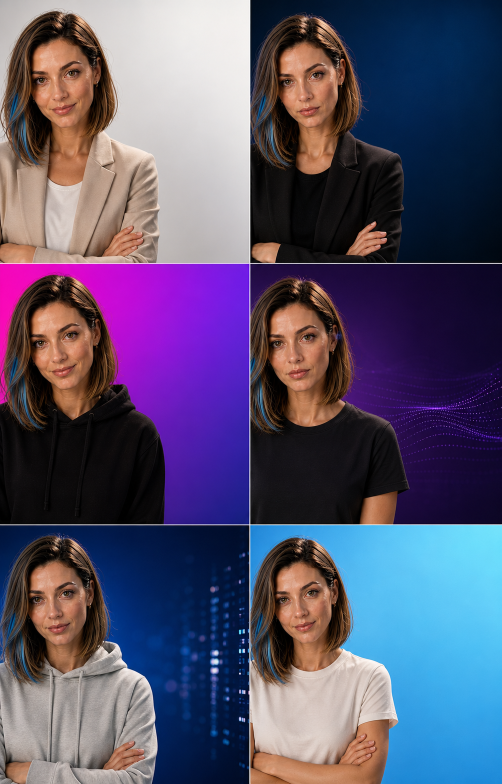
#> input picture content/ref_photos/ref_05.png, 1003 x 1568 px (shown at 1/2 size)
$ python -i studio_composer.py   (imports and definitions only)
#> lines starting #> are read from the running program, lines starting #| are printed output that depends on the picture; after the words box and inside, x2 and y2 are one past the last pixel; in counts of white or black regions, pixels touching at a corner belong together
#> further down, picture is the input picture: shape (1568, 1003, 3); mean B, G, R 108.8, 81.6, 87.4
import cv2
import numpy as np
import os
import subprocess
import sys
import json

TEMP_DIR = r'D:\OpenCode\ai-blogger\content\temp_studio'
# [1 line not run here, left out]
REF_DIR = r'D:\OpenCode\ai-blogger\content\ref_photos'
OUTPUT = r'D:\OpenCode\ai-blogger\content\final\ref00_studio_fhd.mp4'

FPS = 25
TOTAL_FRAMES = 499
W, H = 1080, 1920

VIDEO_SOURCE = r'D:\OpenCode\ai-blogger\content\final\2026_05_15_16.07.09.mp4'

BACKGROUNDS = [
    os.path.join(REF_DIR, 'ref_05.png'),
    os.path.join(REF_DIR, 'ref_01.png'),
    os.path.join(REF_DIR, 'ref_02.png'),
    os.path.join(REF_DIR, 'ref_06.png'),
    os.path.join(REF_DIR, 'ref_04.png'),
]

# [14 lines left out: function load_image, not called in this run]

def smoothstep(t):
    return t * t * (3 - 2 * t)

# [25 lines left out: function get_background, not called in this run]

def extract_foreground(frame):
    gray = cv2.cvtColor(frame, cv2.COLOR_BGR2GRAY)
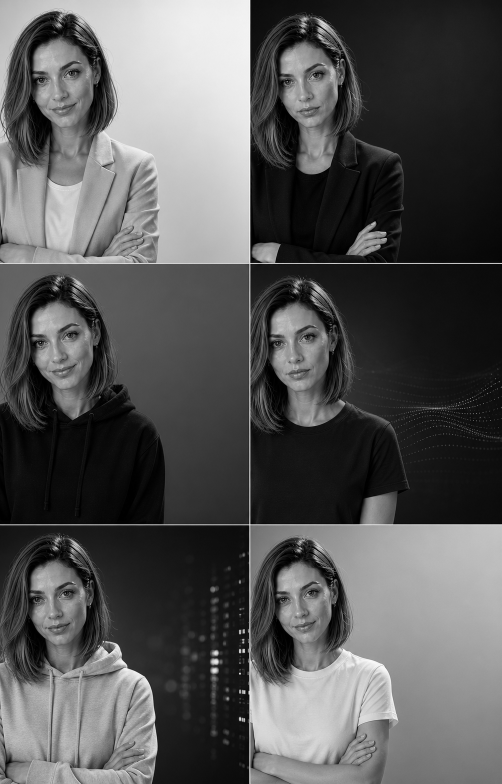
#> gray: shape (1568, 1003) (shown at 1/2 size); min 0, max 255, mean 86.5
    _, mask = cv2.threshold(gray, 10, 255, cv2.THRESH_BINARY)
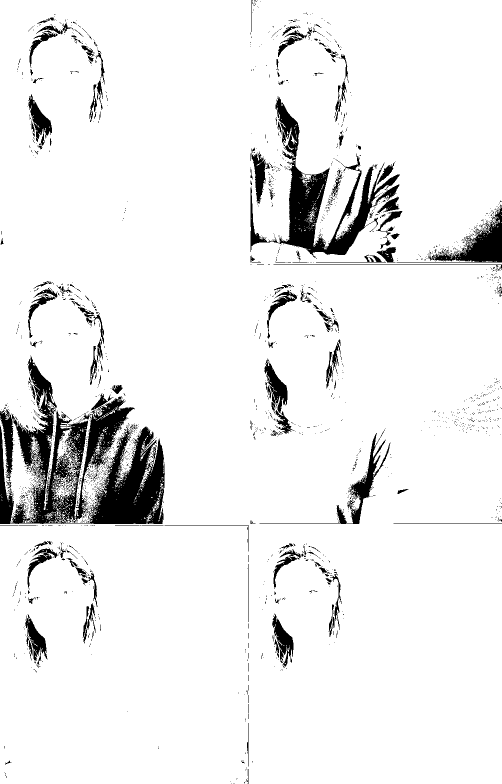
#> mask: shape (1568, 1003) (shown at 1/2 size); 92.8% white; 2391 black regions (2211 under 20 px), largest, box (x1, y1, x2, y2) and area: (0, 711, 330, 1048) 44241, (501, 193, 800, 516) 19751, (793, 409, 1003, 525) 5696
    kernel = np.ones((15, 15), np.uint8)
    mask = cv2.morphologyEx(mask, cv2.MORPH_CLOSE, kernel)
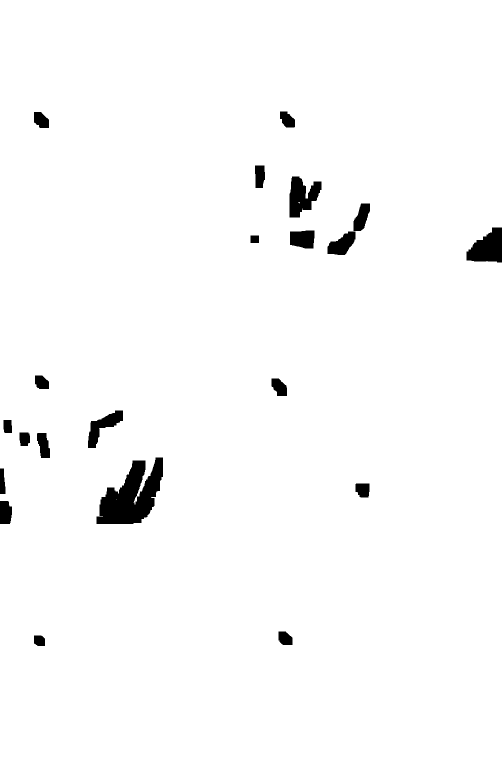
#> mask: shape (1568, 1003) (shown at 1/2 size); 97.9% white; 21 black regions, largest, box (x1, y1, x2, y2) and area: (193, 915, 326, 1048) 10200, (933, 455, 1003, 525) 3386, (579, 353, 643, 435) 3248
    mask = cv2.morphologyEx(mask, cv2.MORPH_OPEN, kernel)
#> mask: shape (1568, 1003); 97.9% white; 18 black regions, largest, box (x1, y1, x2, y2) and area: (193, 915, 326, 1048) 10862, (579, 353, 643, 435) 3439, (933, 455, 1003, 525) 3388
    mask = cv2.GaussianBlur(mask, (21, 21), 0)
    mask_f = mask.astype(np.float32) / 255.0
    return mask_f[..., None]

# [7 lines left out: function breathing_transform, not called in this run]

# [5 lines not run here, left out]

# [1 line that did not run here, left out]
# [1 line that did not run here, left out]
# [1 line not run here, left out]

frames = []
# [13 lines not run here, left out]
fourcc = cv2.VideoWriter_fourcc(*'mp4v')
out = cv2.VideoWriter(OUTPUT, fourcc, FPS, (W, H))

# [37 lines not run here, left out]

ffmpeg = r'C:\Users\denk0\AppData\Local\Microsoft\WinGet\Packages\Gyan.FFmpeg_Microsoft.Winget.Source_8wekyb3d8bbwe\ffmpeg-8.1.1-full_build\bin\ffmpeg.exe'
final = r'D:\OpenCode\ai-blogger\content\final\ref00_studio_fhd_final.mp4'
cmd = [ffmpeg, '-y', '-i', OUTPUT, '-c:v', 'libx264', '-preset', 'slow', '-crf', '18', '-pix_fmt', 'yuv420p',
       '-c:a', 'aac', '-b:a', '128k', '-movflags', '+faststart', final]
# [1 line not run here, left out]
# [1 line that did not run here, left out]
# [2 lines not run here, left out]

>>> import cv2
>>> picture = cv2.imread('../content/ref_photos/ref_05.png')
>>> result = extract_foreground(picture)
